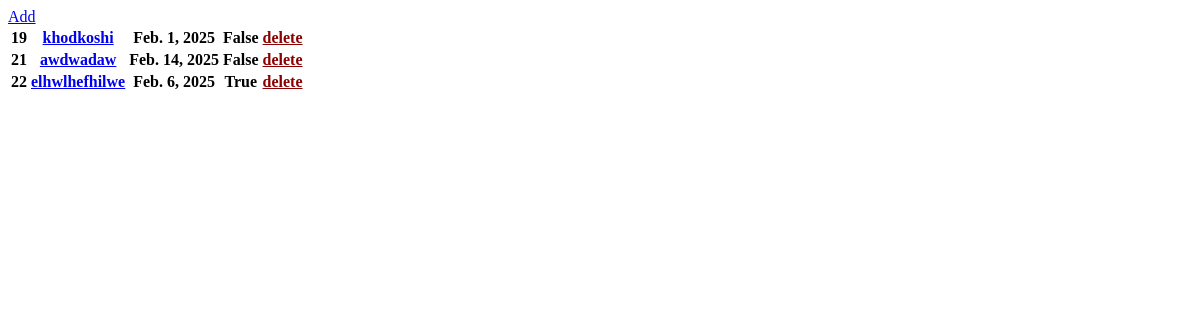
/, run on an earlier commit of the app's database.
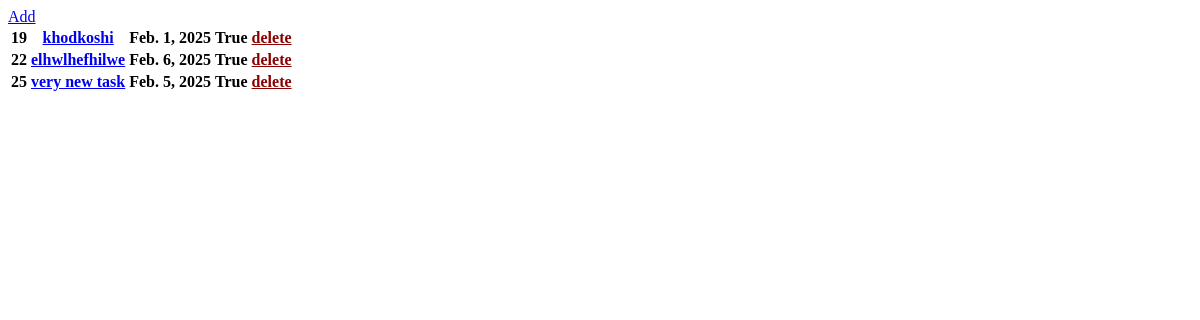
And on a later commit of the database.
### Todo/models.py (models this page shows)
class Todo(models.Model):
    name = models.CharField(
        max_length=128,
        default="Unnamed Task",
        validators=[validator_name],
        error_messages={'validators': "Name is too short"}
    )
    checked = models.BooleanField(default=False)
    due_date = models.DateField(default=date.today)
    class Meta:
        verbose_name = "Todo"

### Todo/views.py (the view)
# urls.py: path("", view=todo_home, name="home_todo"),
def todo_home(request):
    context = {
        "todos" : Todo.objects.all(),
        "form" : TaskForm(),
    }
    return render(request , 'index.html' , context=context)

### templates/index.html (shortened to what this page needs)
{% load static %}
<!DOCTYPE html>
<html lang="en">
<head>
</head>
<body>
            <a href="{% url 'create_todo' %}">Add</a>
        <table>
            {% for t in todos %}
                <tr>
                    <th>{{ t.id }}</th>
                    <th><a href="{% url 'update_todo' t.id %}">{{ t.name }}</a></th>
                    <th>{{ t.due_date }}</th>
                    <th>{{ t.checked }}</th>
                    <th><a href="{% url 'delete_todo' t.id %}" style="color: darkred">delete</a></th>
                </tr>
            {% endfor %}
        </table>
</body>
</html>

What changed in the data, as far as the page shows it:
removed Todo: id "21", name "awdwadaw", due_date "Feb. 14, 2025", checked "False"
changed Todo "khodkoshi": checked "False" → "True"
added Todo: id "25", name "very new task", due_date "Feb. 5, 2025", checked "True"
